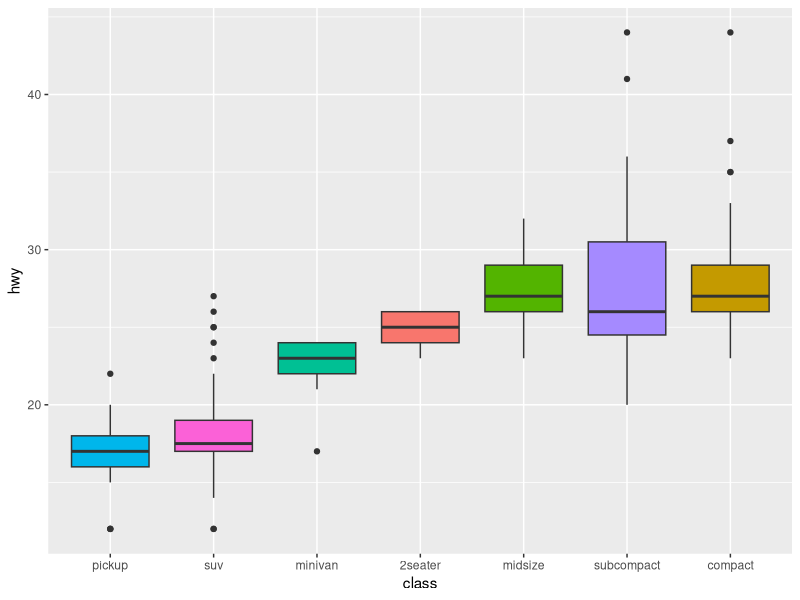
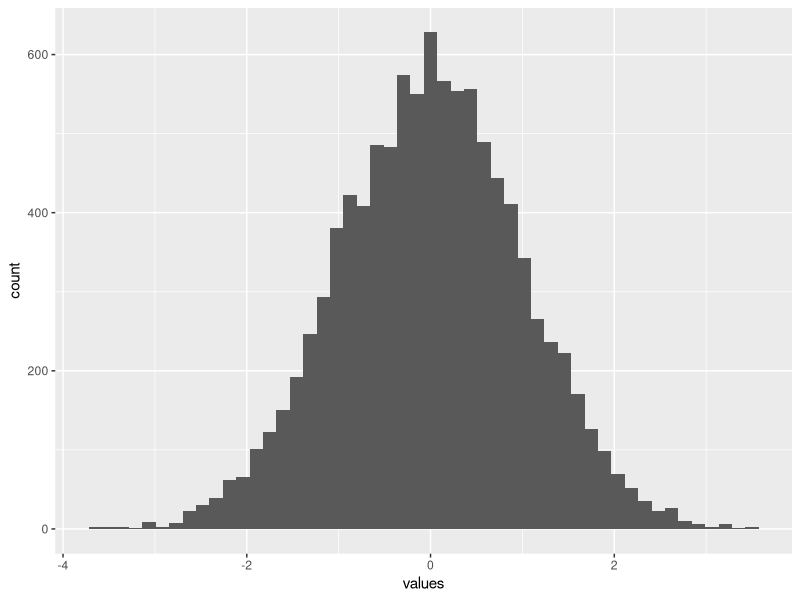
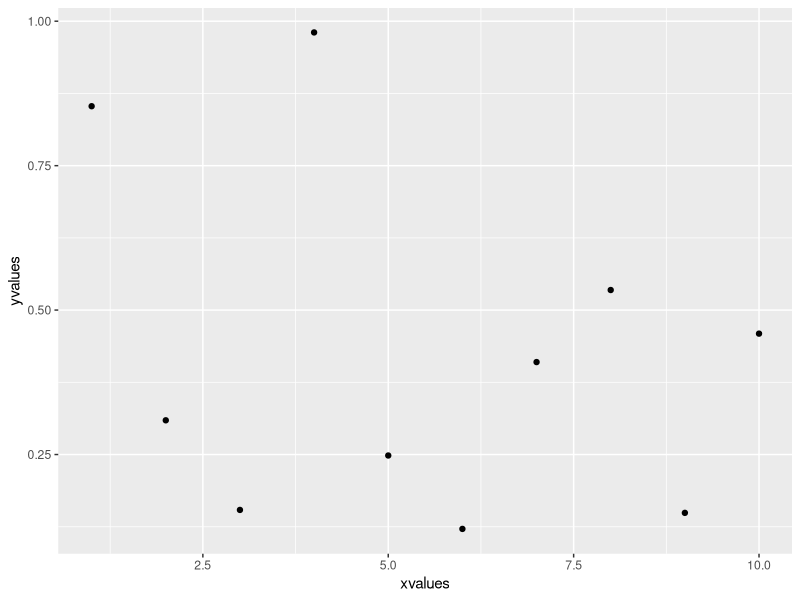

Source code (R) for these figures, in order:
## ---- chunk 1
library(tidyverse)
library(kableExtra)
## ---- chunk 2
summary(cars)
## ---- chunk 3
summary(cars)
## ---- chunk 4
mpg %>%
  ggplot( aes(x=reorder(class, hwy), y=hwy, fill=class)) + 
    geom_boxplot() +
    xlab("class") +
    theme(legend.position="none")
## ---- chunk 5
tibble(values=rnorm(10000)) %>%
  ggplot(aes(x=values)) +
  geom_histogram(bins=50)

tibble(xvalues=1:10,yvalues=runif(10)) %>%
  ggplot(aes(x=xvalues,y=yvalues)) +
    geom_point()
## ---- chunk 6
iris %>%
  head() %>%
  kable() %>%
  kable_styling(full_width = F,position = "left")
